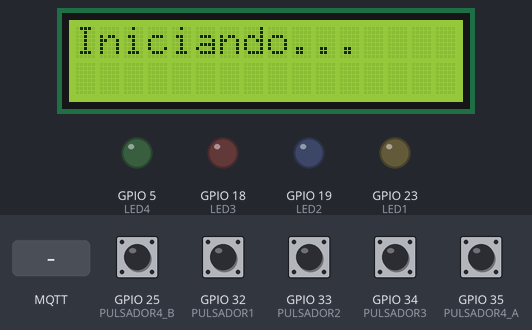
The sketch below on a simulated ESP32. On the bench: 16×2 character LCD, output pins drawn as LEDs (lit = HIGH). The test bench sets the inputs (shaded band); at power-on: GPIO 25 (PULSADOR4_B), GPIO 32 (PULSADOR1), GPIO 33 (PULSADOR2), GPIO 34 (PULSADOR3), GPIO 35 (PULSADOR4_A) HIGH. WiFi joins after 1.5 s; servers stay silent unless stated; no MQTT or app messages arrive unless stated; what the sketch prints to the serial monitor is not drawn.

Above: at 2.7 s.
2.8 s: GPIO 25 (PULSADOR4_B) pulled LOW for 0.15 s
At 4.0 s:
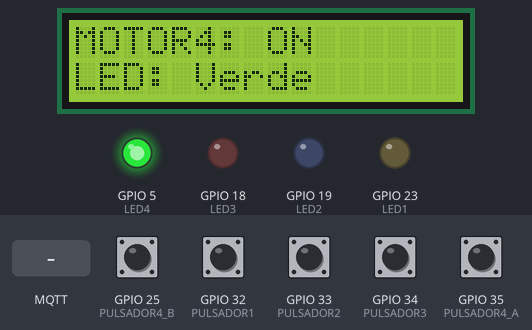
4.4 s: GPIO 32 (PULSADOR1) pulled LOW for 0.15 s
At 5.4 s:
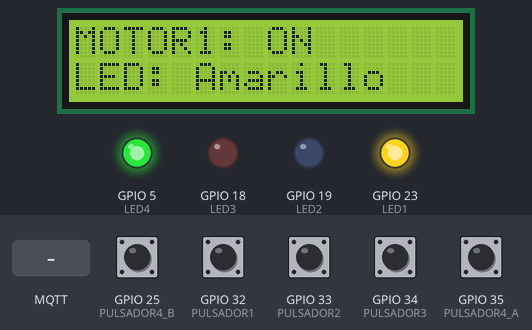
6.0 s: GPIO 33 (PULSADOR2) pulled LOW for 0.15 s
At 6.5 s:
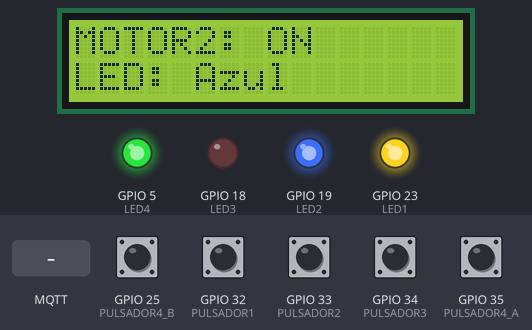
7.6 s: GPIO 34 (PULSADOR3) pulled LOW for 0.15 s
At 8.8 s:
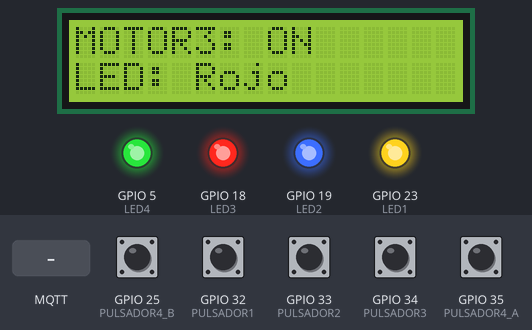
9.2 s: GPIO 35 (PULSADOR4_A) pulled LOW for 0.15 s
At 10.2 s:
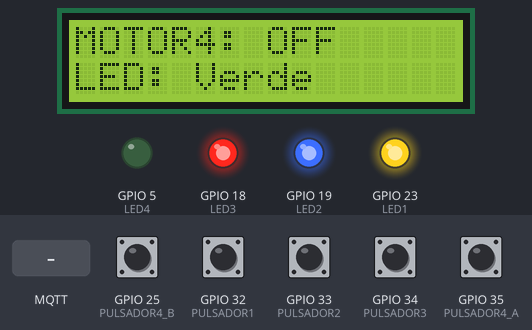
10.8 s: MQTT message "dap/test/ext/msg" arrives on the second subscribed topic
At 11.8 s:
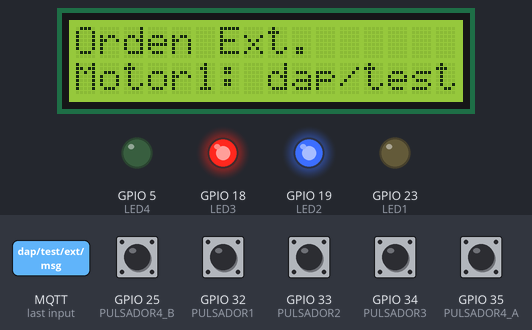
Timing chart, 0 to 13.3 s (numbered marks = the images above; inputs shaded):
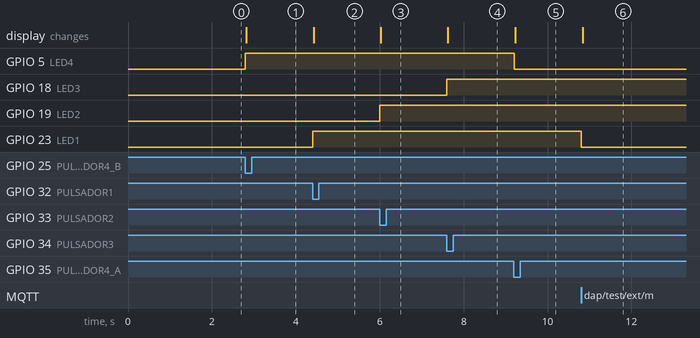

The sketch:

test-esp32-mqtt.ino
```cpp
#include <Wire.h>
#include <LiquidCrystal_I2C.h>
#include <WiFi.h>
#include <PubSubClient.h>

// LCD
LiquidCrystal_I2C lcd(0x27, 16, 2);

// WiFi
const char* ssid = "Wokwi-GUEST";
const char* password = "";

// MQTT
const char* mqttBroker = "test.mosquitto.org";
const int mqttPort = 1883;
const char* baseTopic = "dap/test/";
const char* topicLCD = "dap/test/esp";

// Pines
int LED1 = 23, LED2 = 19, LED3 = 18, LED4 = 5;
int PULSADOR1 = 32, PULSADOR2 = 33, PULSADOR3 = 34, PULSADOR4_A = 35, PULSADOR4_B = 25;

// Estados
bool estadoLed1 = false, estadoLed2 = false, estadoLed3 = false, estadoLed4 = false;
bool estadoPulsador1 = false, estadoPulsador2 = false, estadoPulsador3 = false, estadoPulsador4A = false, estadoPulsador4B = false;

// WiFi y MQTT
WiFiClient espClient;
PubSubClient client(espClient);

// === Funciones ===

void mostrarEnLCD(String linea1, String linea2) {
  lcd.clear();
  lcd.setCursor(0, 0);
  lcd.print(linea1);
  lcd.setCursor(0, 1);
  lcd.print(linea2);
}

void publicarEstado(String color, bool estado) {
  String topic = baseTopic + color;
  String mensaje = estado ? "ON" : "OFF";
  client.publish(topic.c_str(), mensaje.c_str());
}

void mqttCallback(char* topic, byte* payload, unsigned int length) {
  String mensaje = "";
  for (unsigned int i = 0; i < length; i++) {
    mensaje += (char)payload[i];
  }

  String topico = String(topic);
  bool encender = (mensaje == "ON");

  if (topico == topicLCD) {
    mostrarEnLCD("Orden Externa:", mensaje);
    return;
  }else if (topico == "dap/test/ext/msg") {
    mostrarEnLCD("MSG Externo:", mensaje);
  }

  // Validaciones para no cambiar si ya está en ese estado
  if (topico == "dap/test/ext/motor1" && estadoLed1 != encender) {
    digitalWrite(LED1, encender);
    estadoLed1 = encender;
    mostrarEnLCD("Orden Ext.", "Motor1: " + mensaje);
    publicarEstado("amarillo", estadoLed1);
  }
  else if (topico == "dap/test/ext/motor2" && estadoLed2 != encender) {
    digitalWrite(LED2, encender);
    estadoLed2 = encender;
    mostrarEnLCD("Orden Ext.", "Motor2: " + mensaje);
    publicarEstado("azul", estadoLed2);
  }
  else if (topico == "dap/test/ext/motor3" && estadoLed3 != encender) {
    digitalWrite(LED3, encender);
    estadoLed3 = encender;
    mostrarEnLCD("Orden Ext.", "Motor3: " + mensaje);
    publicarEstado("rojo", estadoLed3);
  }
  else if (topico == "dap/test/ext/motor4" && estadoLed4 != encender) {
    digitalWrite(LED4, encender);
    estadoLed4 = encender;
    mostrarEnLCD("Orden Ext.", "Motor4: " + mensaje);
    publicarEstado("verde", estadoLed4);
  }
  else if (topico == "dap/test/ext/all") {
    bool cambio = false;
    if (estadoLed1 != encender) { digitalWrite(LED1, encender); estadoLed1 = encender; publicarEstado("amarillo", estadoLed1); cambio = true; }
    if (estadoLed2 != encender) { digitalWrite(LED2, encender); estadoLed2 = encender; publicarEstado("azul", estadoLed2); cambio = true; }
    if (estadoLed3 != encender) { digitalWrite(LED3, encender); estadoLed3 = encender; publicarEstado("rojo", estadoLed3); cambio = true; }
    if (estadoLed4 != encender) { digitalWrite(LED4, encender); estadoLed4 = encender; publicarEstado("verde", estadoLed4); cambio = true; }
    if (cambio) {
      mostrarEnLCD("Orden Ext.", "Todos: " + mensaje);
    }
  }
}

void conectarWiFi() {
  Serial.print("Conectando a WiFi");
  WiFi.begin(ssid, password);
  while (WiFi.status() != WL_CONNECTED) {
    delay(500);
    Serial.print(".");
  }
  Serial.println("\nWiFi conectado");
}

void conectarMQTT() {
  while (!client.connected()) {
    Serial.print("Conectando a MQTT...");
    String clientId = "ESP32Client-" + String((uint32_t)ESP.getEfuseMac());
    if (client.connect(clientId.c_str())) {
      Serial.println("conectado");

      client.subscribe(topicLCD);
      client.subscribe("dap/test/ext/motor1");
      client.subscribe("dap/test/ext/motor2");
      client.subscribe("dap/test/ext/motor3");
      client.subscribe("dap/test/ext/motor4");
      client.subscribe("dap/test/ext/msg");
      client.subscribe("dap/test/ext/all");
      // Publicar estados actuales de LEDs
      publicarEstadosActuales();
    } else {
      Serial.print("fallo, rc=");
      Serial.print(client.state());
      Serial.println(" intentando en 5 segundos");
      delay(5000);
    }
  }
}
void publicarEstadosActuales() {
  publicarEstado("amarillo", estadoLed1);
  publicarEstado("azul", estadoLed2);
  publicarEstado("rojo", estadoLed3);
  publicarEstado("verde", estadoLed4);
}

void setup() {
  Serial.begin(115200);

  // Pines
  pinMode(LED1, OUTPUT); pinMode(LED2, OUTPUT);
  pinMode(LED3, OUTPUT); pinMode(LED4, OUTPUT);
  pinMode(PULSADOR1, INPUT_PULLUP); pinMode(PULSADOR2, INPUT_PULLUP);
  pinMode(PULSADOR3, INPUT_PULLUP); pinMode(PULSADOR4_A, INPUT_PULLUP);
  pinMode(PULSADOR4_B, INPUT_PULLUP);

  // LCD
  lcd.init(); lcd.backlight();
  mostrarEnLCD("Iniciando...", "");

  // WiFi y MQTT
  conectarWiFi();
  client.setServer(mqttBroker, mqttPort);
  client.setCallback(mqttCallback);
}

void loop() {
  if (!client.connected()) {
    conectarMQTT();
  }
  client.loop();

  // Lectura de pulsadores
  bool lectura1 = digitalRead(PULSADOR1);
  bool lectura2 = digitalRead(PULSADOR2);
  bool lectura3 = digitalRead(PULSADOR3);
  bool lectura4A = digitalRead(PULSADOR4_A);
  bool lectura4B = digitalRead(PULSADOR4_B);

  // PULSADOR 1
  if (lectura1 == LOW && !estadoPulsador1) {
    estadoLed1 = !estadoLed1;
    digitalWrite(LED1, estadoLed1);
    mostrarEnLCD("MOTOR1: " + String(estadoLed1 ? "ON" : "OFF"), "LED: Amarillo");
    publicarEstado("amarillo", estadoLed1);
    estadoPulsador1 = true;
    delay(200);
  } else if (lectura1 == HIGH && estadoPulsador1) {
    estadoPulsador1 = false;
  }

  // PULSADOR 2
  if (lectura2 == LOW && !estadoPulsador2) {
    estadoLed2 = !estadoLed2;
    digitalWrite(LED2, estadoLed2);
    mostrarEnLCD("MOTOR2: " + String(estadoLed2 ? "ON" : "OFF"), "LED: Azul");
    publicarEstado("azul", estadoLed2);
    estadoPulsador2 = true;
    delay(200);
  } else if (lectura2 == HIGH && estadoPulsador2) {
    estadoPulsador2 = false;
  }

  // PULSADOR 3
  if (lectura3 == LOW && !estadoPulsador3) {
    estadoLed3 = !estadoLed3;
    digitalWrite(LED3, estadoLed3);
    mostrarEnLCD("MOTOR3: " + String(estadoLed3 ? "ON" : "OFF"), "LED: Rojo");
    publicarEstado("rojo", estadoLed3);
    estadoPulsador3 = true;
    delay(200);
  } else if (lectura3 == HIGH && estadoPulsador3) {
    estadoPulsador3 = false;
  }

  // PULSADOR 4A
  if (lectura4A == LOW && !estadoPulsador4A) {
    estadoLed4 = !estadoLed4;
    digitalWrite(LED4, estadoLed4);
    mostrarEnLCD("MOTOR4: " + String(estadoLed4 ? "ON" : "OFF"), "LED: Verde");
    publicarEstado("verde", estadoLed4);
    estadoPulsador4A = true;
    delay(200);
  } else if (lectura4A == HIGH && estadoPulsador4A) {
    estadoPulsador4A = false;
  }

  // PULSADOR 4B (igual al 4A)
  if (lectura4B == LOW && !estadoPulsador4B) {
    estadoLed4 = !estadoLed4;
    digitalWrite(LED4, estadoLed4);
    mostrarEnLCD("MOTOR4: " + String(estadoLed4 ? "ON" : "OFF"), "LED: Verde");
    publicarEstado("verde", estadoLed4);
    estadoPulsador4B = true;
    delay(200);
  } else if (lectura4B == HIGH && estadoPulsador4B) {
    estadoPulsador4B = false;
  }
}
```

Measured:
- after the input at 2.8 s, GPIO 5 (LED4): LOW → HIGH at once; the display: changes at once (image 1)
- after the input at 4.4 s, GPIO 23 (LED1): LOW → HIGH at once; the display: changes at once (image 2)
- after the input at 6.0 s, GPIO 19 (LED2): LOW → HIGH at once; the display: changes at once (image 3)
- after the input at 7.6 s, GPIO 18 (LED3): LOW → HIGH at once; the display: changes at once (image 4)
- after the input at 9.2 s, GPIO 5 (LED4): HIGH → LOW at once; the display: changes at once (image 5)
- after the input at 10.8 s, GPIO 23 (LED1): HIGH → LOW at once; the display: changes at once (image 6)
